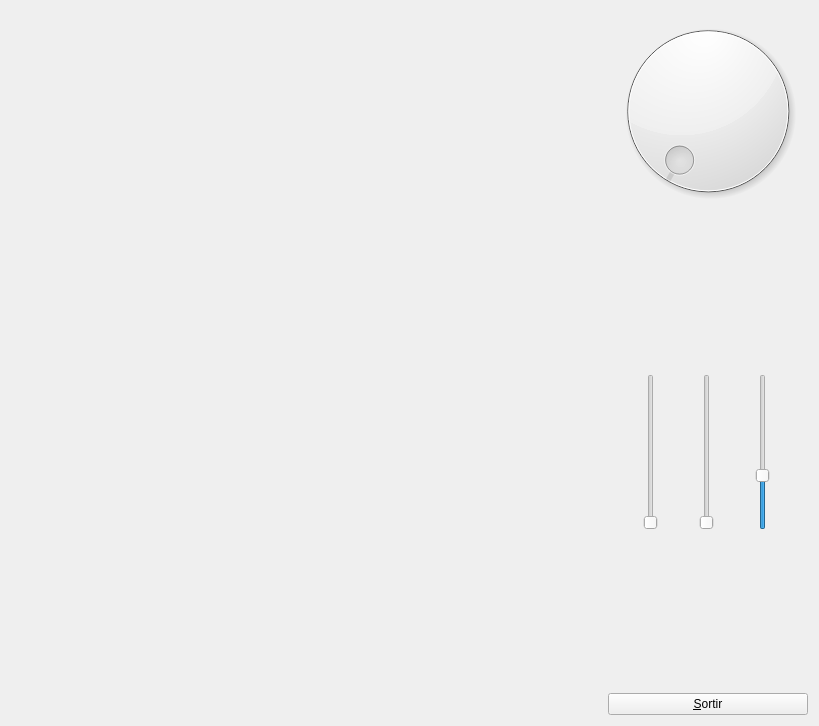
<?xml version="1.0" encoding="UTF-8"?>
<ui version="4.0">
 <class>MyForm</class>
 <widget class="QWidget" name="MyForm">
  <property name="geometry">
   <rect>
    <x>0</x>
    <y>0</y>
    <width>819</width>
    <height>726</height>
   </rect>
  </property>
  <property name="windowTitle">
   <string>Form</string>
  </property>
  <layout class="QHBoxLayout" name="horizontalLayout_2">
   <item>
    <widget class="MyGLWidget" name="widget" native="true">
     <property name="sizePolicy">
      <sizepolicy hsizetype="Expanding" vsizetype="Expanding">
       <horstretch>0</horstretch>
       <verstretch>0</verstretch>
      </sizepolicy>
     </property>
    </widget>
   </item>
   <item>
    <layout class="QVBoxLayout" name="verticalLayout">
     <item>
      <widget class="QDial" name="dial">
       <property name="minimumSize">
        <size>
         <width>200</width>
         <height>200</height>
        </size>
       </property>
      </widget>
     </item>
     <item>
      <spacer name="verticalSpacer_2">
       <property name="orientation">
        <enum>Qt::Vertical</enum>
       </property>
       <property name="sizeHint" stdset="0">
        <size>
         <width>20</width>
         <height>40</height>
        </size>
       </property>
      </spacer>
     </item>
     <item>
      <layout class="QHBoxLayout" name="horizontalLayout">
       <item>
        <widget class="QSlider" name="verticalSlider_2">
         <property name="orientation">
          <enum>Qt::Vertical</enum>
         </property>
        </widget>
       </item>
       <item>
        <widget class="QSlider" name="verticalSlider_3">
         <property name="orientation">
          <enum>Qt::Vertical</enum>
         </property>
        </widget>
       </item>
       <item>
        <widget class="QSlider" name="verticalSlider">
         <property name="maximum">
          <number>90</number>
         </property>
         <property name="value">
          <number>30</number>
         </property>
         <property name="orientation">
          <enum>Qt::Vertical</enum>
         </property>
        </widget>
       </item>
      </layout>
     </item>
     <item>
      <spacer name="verticalSpacer">
       <property name="orientation">
        <enum>Qt::Vertical</enum>
       </property>
       <property name="sizeHint" stdset="0">
        <size>
         <width>20</width>
         <height>40</height>
        </size>
       </property>
      </spacer>
     </item>
     <item>
      <widget class="QPushButton" name="pushButton">
       <property name="sizePolicy">
        <sizepolicy hsizetype="Preferred" vsizetype="Fixed">
         <horstretch>0</horstretch>
         <verstretch>0</verstretch>
        </sizepolicy>
       </property>
       <property name="text">
        <string>&amp;Sortir</string>
       </property>
      </widget>
     </item>
    </layout>
   </item>
  </layout>
 </widget>
 <customwidgets>
  <customwidget>
   <class>MyGLWidget</class>
   <extends>QWidget</extends>
   <header>MyGLWidget.h</header>
   <container>1</container>
   <slots>
    <signal>sliderValue(int)</signal>
    <slot>changeFOV(int)</slot>
   </slots>
  </customwidget>
 </customwidgets>
 <resources/>
 <connections>
  <connection>
   <sender>pushButton</sender>
   <signal>clicked()</signal>
   <receiver>MyForm</receiver>
   <slot>close()</slot>
   <hints>
    <hint type="sourcelabel">
     <x>808</x>
     <y>715</y>
    </hint>
    <hint type="destinationlabel">
     <x>839</x>
     <y>529</y>
    </hint>
   </hints>
  </connection>
  <connection>
   <sender>verticalSlider</sender>
   <signal>valueChanged(int)</signal>
   <receiver>widget</receiver>
   <slot>changeFOV(int)</slot>
   <hints>
    <hint type="sourcelabel">
     <x>732</x>
     <y>263</y>
    </hint>
    <hint type="destinationlabel">
     <x>683</x>
     <y>438</y>
    </hint>
   </hints>
  </connection>
  <connection>
   <sender>widget</sender>
   <signal>sliderValue(int)</signal>
   <receiver>verticalSlider</receiver>
   <slot>setValue(int)</slot>
   <hints>
    <hint type="sourcelabel">
     <x>617</x>
     <y>376</y>
    </hint>
    <hint type="destinationlabel">
     <x>729</x>
     <y>116</y>
    </hint>
   </hints>
  </connection>
 </connections>
</ui>
